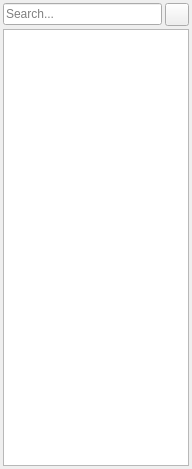
<?xml version="1.0" encoding="UTF-8"?>
<ui version="4.0">
 <class>AssetManager</class>
 <widget class="QWidget" name="AssetManager">
  <property name="geometry">
   <rect>
    <x>0</x>
    <y>0</y>
    <width>192</width>
    <height>469</height>
   </rect>
  </property>
  <property name="windowTitle">
   <string>Form</string>
  </property>
  <layout class="QVBoxLayout" name="verticalLayout">
   <property name="spacing">
    <number>3</number>
   </property>
   <property name="leftMargin">
    <number>3</number>
   </property>
   <property name="topMargin">
    <number>3</number>
   </property>
   <property name="rightMargin">
    <number>3</number>
   </property>
   <property name="bottomMargin">
    <number>3</number>
   </property>
   <item>
    <layout class="QHBoxLayout" name="horizontalLayout">
     <item>
      <widget class="QLineEdit" name="lineEditSeach">
       <property name="placeholderText">
        <string>Search...</string>
       </property>
      </widget>
     </item>
     <item>
      <widget class="QToolButton" name="toolButtonClearSearch">
       <property name="text">
        <string/>
       </property>
      </widget>
     </item>
    </layout>
   </item>
   <item>
    <widget class="QTreeView" name="treeView">
     <property name="alternatingRowColors">
      <bool>true</bool>
     </property>
     <property name="indentation">
      <number>16</number>
     </property>
     <property name="rootIsDecorated">
      <bool>true</bool>
     </property>
     <property name="animated">
      <bool>true</bool>
     </property>
     <property name="allColumnsShowFocus">
      <bool>true</bool>
     </property>
     <attribute name="headerVisible">
      <bool>true</bool>
     </attribute>
    </widget>
   </item>
  </layout>
 </widget>
 <resources/>
 <connections/>
</ui>
